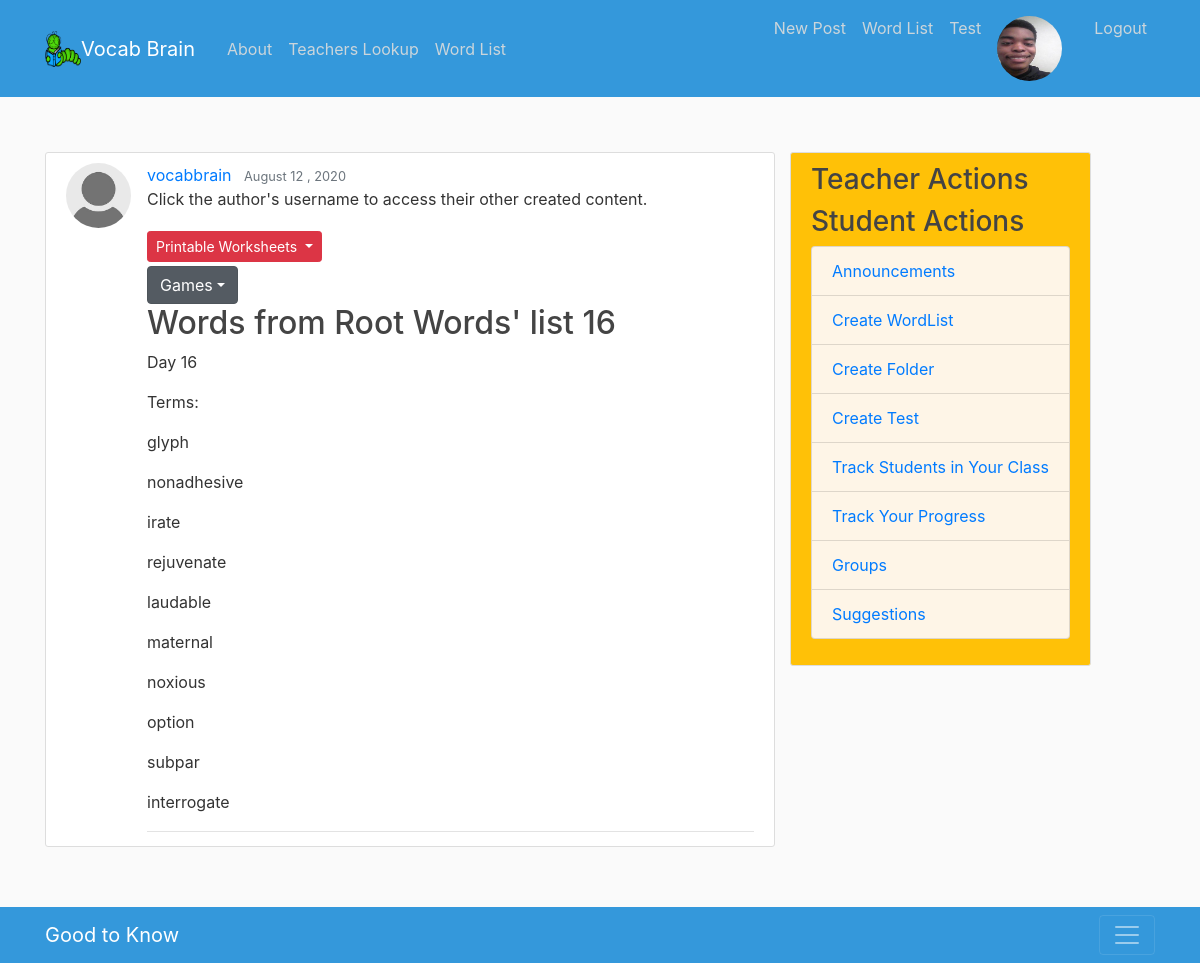
The page /wordlist/82/ (signed in) on the database its author committed.
### users/models.py (models this page shows, shortened)
class Profile(models.Model):
    user = models.OneToOneField(User, on_delete=models.CASCADE)
    image = models.ImageField(default='default.jpeg', upload_to='profile_pics')

### blog/models.py (models this page shows, shortened)
class WordList(models.Model):
    title = models.CharField(max_length=100)
    description = models.TextField()
    worksheet_text = RichTextUploadingField(blank=True, null=True)
    author = models.ForeignKey(User, on_delete=models.CASCADE)
    date_posted = models.DateTimeField(default=timezone.now)
    folder = models.ForeignKey(Folder, on_delete=models.SET_NULL, blank=True, null=True)

class Word(models.Model):
    term = models.CharField(max_length=100)
    definition = models.CharField(max_length=150)
    sentence = models.CharField(max_length=300)
    wordlist = models.ForeignKey(WordList, on_delete=models.CASCADE)
    def __str__(self):
        return self.term.lower()

### blog/views.py (the view)
# urls.py: path('wordlist/<int:pk>/', WordListDetailView.as_view(), name='list-detail'),
class WordListDetailView(DetailView):
    model = WordList
    def get_context_data(self, **kwargs):
        context = super().get_context_data(**kwargs)
        context['words'] = Word.objects.filter(wordlist__id=self.kwargs['pk'])
        return context

### blog/templates/blog/wordlist_detail.html (shortened to what this page needs)
{% extends "blog/base.html" %}
{% block content%}
<article class="media content-section">
  <img class = "rounded-circle article-img" src="{{object.author.profile.image.url }}">
  <div class="media-body">
    <div class="article-metadata">
      <a class="mr-2" href="{% url 'user-lists' object.author.username %}">{{ object.author }}</a>
      <small class="text-muted">{{ object.date_posted|date:"F d , Y" }}</small>
<p>Click the author's username to access their other created content.</p>
                 <div class="dropdown">
  <button class="btn btn-danger btn-sm mt-1 mb-1 dropdown-toggle" type="button" id="dropdownMenuButton" data-toggle="dropdown" aria-haspopup="true" aria-expanded="false">
    Printable Worksheets
  </button>
</div>
    {% if words|length < 5%}
    {%else%}
    <div class = "dropdown show">
      <a class = "btn btn-secondary dropdown-toggle" href="#" role="button" id="dropdownMenuLink" data-toggle="dropdown" aria-haspopup="true" aria-expanded="false"> Games</a>
  </div>
{% endif %}
    <h2><a class="article-title"> {{ object.title }}</a></h2>
    <p class="article-content">{{ object.description }}</p>
<p>Terms:</p>
{% for word in words%}
<p>{{word}} </p>
{% endfor %}
</div>
</article>
{% endblock content %}

### blog/templates/blog/base.html (shortened to what this page needs)
{% load static %}
<!DOCTYPE html>
<html>
<head>
    <link rel="stylesheet" href="https://maxcdn.bootstrapcdn.com/bootstrap/4.0.0/css/bootstrap.min.css">
<link rel="stylesheet" type="text/css" href="{% static 'blog/main.css'%}">
<link rel="stylesheet" type="text/css" href="https://cdn.datatables.net/v/bs4/dt-1.10.21/datatables.min.css"/>
</head>
<body>
    <header class="site-header">
  <nav class="navbar navbar-expand-md navbar-dark box-shadow fixed-top" style="background-color: #3498DB;">
    <div class="container">
      <img src="{% static "img/bookworm.png" %}" alt="" width="36" height="36" viewBox="0 0 612 612">
      <a class="navbar-brand mr-4" href="{% url 'blog-home' %}">Vocab Brain </a>
      <div class="collapse navbar-collapse" id="navbarToggle">
        <div class="navbar-nav mr-auto">
          <a class="nav-item nav-link" href="{% url 'blog-about' %}">About</a>
          {% if user.is_authenticated %}
                {% for group in user.groups.all %}
                      {% if group.name == 'Student' %}
          <a class="nav-item nav-link" href="{% url 'blog-teacher_lookup' %}">Teachers Lookup</a>
          <a class="nav-item nav-link" href="{% url 'blog-temp' %}">Word List</a>
          {% endif %}
          {%  endfor %}
          {% endif %}
        </div>
        <div class="navbar-nav">
          {% if user.is_authenticated %}
          {% if user.is_superuser %}
          <a class="nav-item nav-link" href="{% url 'post-create' %}">New Post</a>
          {% endif %}
            {% for group in user.groups.all %}
            {% if group.name == 'Teacher' %}
          <a class="nav-item nav-link" href="{% url 'blog-temp' %}">Word List</a>
          <a class="nav-item nav-link" href="{% url 'blog-temp2' %}">Test</a>
          {% endif %}
          {% endfor %}
          <a class="nav-item nav-link" href="{% url 'profile' %}">
            <img class="rounded-circle article-img" src="{{ request.user.profile.image.url }}" id="img">
          </a>
          <a class="nav-item nav-link" href="{% url 'logout' %}">Logout</a>
          {% else %}
          <a class="nav-item nav-link" href="{% url 'login' %}">Login</a>
          <a class="nav-item nav-link" href="{% url 'register' %}">Register</a>
          {% endif %}
        </div>
      </div>
    </div>
  </nav>
<br><br><br>
</header>
    <main role="main" class="container">
  <div class="row">
    <div class="col-md-8">
      {% block content %}{% endblock %}
    </div>
    <div class="col-md-0">
      <div class="content-section" div id= "sidebar" style="background-color: #FFC107;">
        {%block sidebar%}
        {% if user.is_authenticated %}
                {% for group in user.groups.all %}
                      {% if group.name == 'Teacher' %}
        <h3>Teacher Actions</h3>
           {% else %}
           {% if group.name == 'Student' %}
            <h3>Student Actions</h3>
             {% endif %}
          {% endif %}
          {% endfor %}
          {% endif %}
          <ul class="list-group" >
            <li class="list-group-item list-group-item-light" style="background-color: #FEF5E7;color: blue;"><a href="{% url 'blog-announce' %}" > Announcements</a></li>
            {% if user.is_authenticated %}
                {% for group in user.groups.all %}
                      {% if group.name == 'Teacher' %}
                      <li class="list-group-item list-group-item-light" style="background-color: #FEF5E7;color: blue;"><a href="{% url 'list-create' %}" >Create WordList</a></li>
                       <li class="list-group-item list-group-item-light" style="background-color: #FEF5E7;color: blue;"><a href="{% url 'folder-create' %}" >Create Folder</a></li>
                      <li class="list-group-item list-group-item-light" style="background-color: #FEF5E7;color: blue;"><a href="{% url 'test-create' %}" >Create Test</a></li>
                      <li class="list-group-item list-group-item-light" style="background-color: #FEF5E7;color: blue;"><a href="{% url 'blog-student_tracker' %}" >Track Students in Your Class</a></li>
                      {% endif %}
                      {% if group.name == 'Student' %}
                      <li class="list-group-item list-group-item-light" style="background-color: #FEF5E7;color: blue;"><a href="{% url 'blog-track_progress' %}" >Track Your Progress</a></li>
                      <li class="list-group-item list-group-item-light" style="background-color: #FEF5E7;color: blue;"><a href="{% url 'blog-groups' %}" >Groups</a></li>
                      {% endif %}
                          {% endfor %}
                            {% endif %}
            <li class="list-group-item list-group-item-light" style="background-color: #FEF5E7;color: blue;"><a href="{% url 'blog-suggest' %}" >Suggestions</a></li>
          </ul>
        {% endblock %}
      </div>
  </div>
  </div>
<br><br><br><br>
<div class="jumbotron-fluid">
  <div class="navbar fixed-bottom navbar-dark" style="background-color: #3498DB;">
    <div class="container d-flex justify-content-between">
      <a href="https://www.goodtoknow.com/Main_Page" class="navbar-brand d-flex align-items-center"> Good to Know
            </a>
      <button class="navbar-toggler" type="button" data-toggle="collapse" data-target="#navbarHeader" aria-controls="navbarHeader" aria-expanded="false" aria-label="Toggle navigation">
              <span class="navbar-toggler-icon"></span>
            </button>
    </div>
  </div>
</main>
</body>
</html>

### blog/static/blog/main.css (style rules this page uses)
body { background: #fafafa; color: #333333; margin-top: 5rem; }
h1, h2, h3, h4, h5, h6 { color: #444444; }
ul { margin: 0; }
.site-header .navbar-nav .nav-link { color: #cbd5db; }
.content-section { background: #ffffff; padding: 10px 20px; border: 1px solid #dddddd; border-radius: 3px; margin-bottom: 20px; }
.article-title { color: #444444; }
.article-content { white-space: pre-line; }
.article-img { height: 65px; width: 65px; margin-right: 16px; }
.article-metadata { padding-bottom: 1px; margin-bottom: 4px; border-bottom: 1px solid #e3e3e3 }

### rows shown on the page
WordList: author.profile.image (placeholder picture), author "vocabbrain", date_posted "August 12 , 2020", title "Words from Root Words' list 16", description "Day 16"
Word: term "glyph"
Word: term "nonadhesive"
Word: term "irate"
Word: term "rejuvenate"
Word: term "laudable"
Word: term "maternal"
Word: term "noxious"
Word: term "option"
Word: term "subpar"
Word: term "interrogate"
